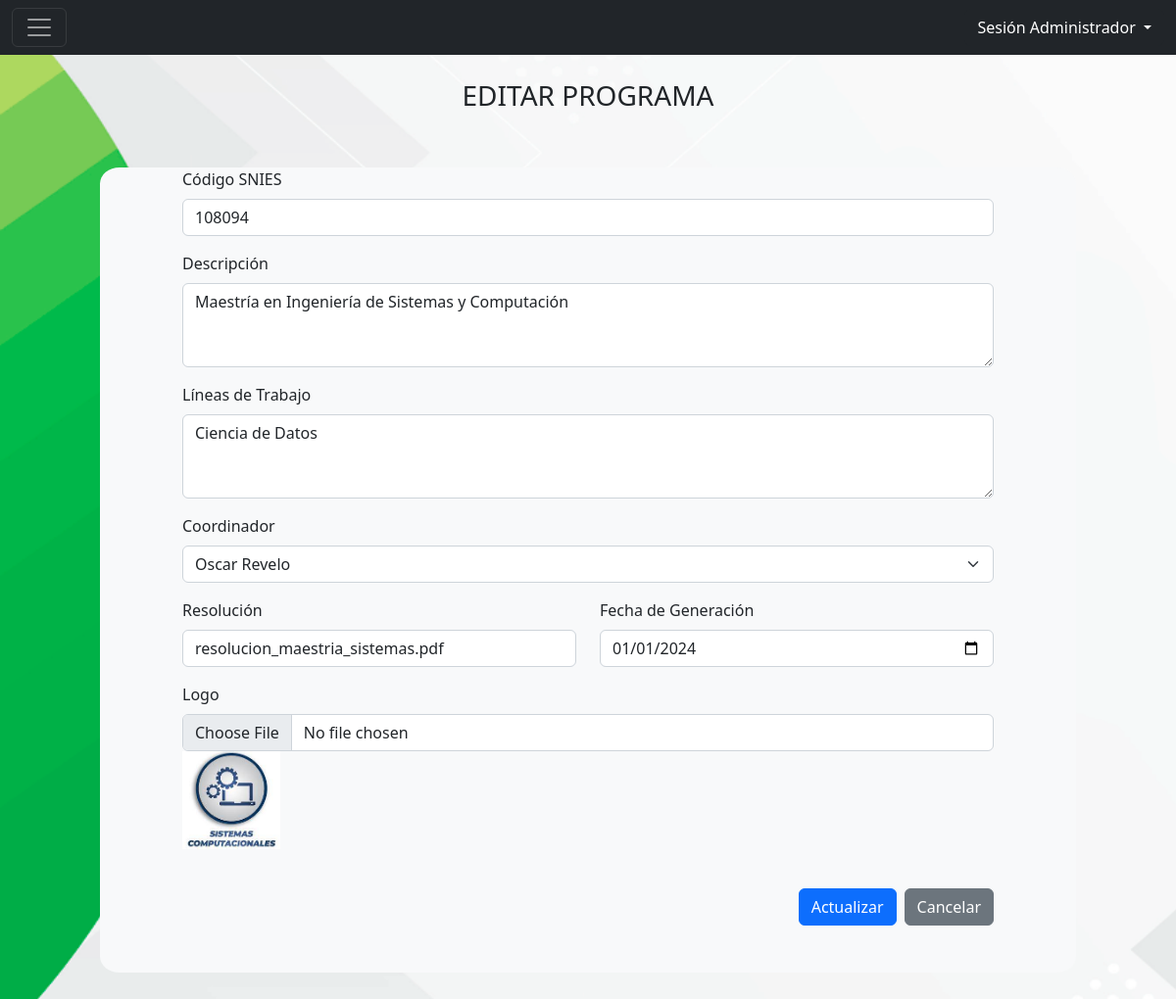
/Programa/editarPrograma.php?id_programa=2, run on the app's committed database.
### tables this page shows
CREATE TABLE `programas` (
  `id_programa` int(10) NOT NULL,
  `codigo_SNIES` varchar(20) NOT NULL,
  `descripcion` text DEFAULT NULL,
  `logo` varchar(255) DEFAULT NULL,
  `correo_contacto` varchar(70) DEFAULT NULL,
  `telefono_contacto` varchar(15) DEFAULT NULL,
  `lineas_trabajo` text DEFAULT NULL,
  `id_coordinador` int(10) NOT NULL,
  `resolucion` varchar(255) DEFAULT NULL,
  `fecha_generacion` date DEFAULT NULL
);

### Programa/editarPrograma.php (the view, shortened to what this page needs)
<?php
$id_programa = $_GET['id_programa'];
$conexion = conexion();
$query = mysqli_query($conexion, "SELECT * FROM programas WHERE id_programa = '$id_programa'");
$programa = mysqli_fetch_assoc($query);
        ?>
<!DOCTYPE html>
<html>
<head>
    <link rel="stylesheet" href="../css/style.css">
    <link href="https://cdn.jsdelivr.net/npm/bootstrap@5.2.0/dist/css/bootstrap.min.css" rel="stylesheet">
</head>
<body>
<div class="col-3">
    <nav class="navbar navbar-dark bg-dark fixed-top">
        <div class="container-fluid">
            <button class="navbar-toggler" type="button" data-bs-toggle="offcanvas" data-bs-target="#offcanvasDarkNavbar" aria-controls="offcanvasDarkNavbar">
                <span class="navbar-toggler-icon"></span>
            </button>
            <div class="btn-group">
                <button type="button" class="btn btn-dark dropdown-toggle" data-bs-toggle="dropdown" aria-expanded="false">
                    Sesión Administrador
                </button>
            </div>
        </div>
    </nav>
</div>
<div class="form_registro">
    <hr><br><br>
    <div class="container px-4">
        <h3 align="center">EDITAR PROGRAMA</h3>
        <div class="row">
            <div class="col py-5">
                <div class="mx-5 bg-light" style="border-radius: 2%; ">
                    <form action="" method="post" enctype="multipart/form-data">
                        <div class="row mb-3 needs-validation" novalidate>
                            <div class="col mx-5 px-5">
                                <div class="row mb-3">
                                    <div class="col">
                                        <label for="codigo_SNIES" class="form-label">Código SNIES</label>
                                        <input type="text" class="form-control" id="codigo_SNIES" name="codigo_SNIES" value="<?php echo htmlspecialchars($programa['codigo_SNIES']); ?>">
                                    </div>
                                </div>
                                <div class="row mb-3">
                                    <div class="col">
                                        <label for="descripcion" class="form-label">Descripción</label>
                                        <textarea class="form-control" id="descripcion" name="descripcion" rows="3"><?php echo htmlspecialchars($programa['descripcion']); ?></textarea>
                                    </div>
                                </div>
                                <div class="row mb-3">
                                    <div class="col">
                                        <label for="lineas_trabajo" class="form-label">Líneas de Trabajo</label>
                                        <textarea class="form-control" id="lineas_trabajo" name="lineas_trabajo" rows="3"><?php echo htmlspecialchars($programa['lineas_trabajo']); ?></textarea>
                                    </div>
                                </div>
                                <div class="row mb-3">
                                    <div class="col">
                                        <label for="id_coordinador" class="form-label">Coordinador</label>
                                        <select class="form-select" id="id_coordinador" name="id_coordinador">
                                            <?php
                                            $query_coordinadores = mysqli_query($conexion, "SELECT id_coordinador, nombre FROM coordinadores");
                                            if ($query_coordinadores) {
                                                while ($coordinador = mysqli_fetch_assoc($query_coordinadores)) {
                                                    $selected = ($coordinador['id_coordinador'] == $programa['id_coordinador']) ? 'selected' : '';
                                                    echo "<option value=\"{$coordinador['id_coordinador']}\" $selected>";
                                                    echo htmlspecialchars($coordinador['nombre']);
                                                    echo "</option>";
                                                }
                                            } else {
                                                echo "<option value=\"\">Error al cargar coordinadores</option>";
                                            }
                                            ?>
                                        </select>
                                    </div>
                                </div>
                                <div class="row mb-3">
                                    <div class="col">
                                        <label for="resolucion" class="form-label">Resolución</label>
                                        <input type="text" class="form-control" id="resolucion" name="resolucion" value="<?php echo htmlspecialchars($programa['resolucion']); ?>">
                                    </div>
                                    <div class="col">
                                        <label for="fecha_generacion" class="form-label">Fecha de Generación</label>
                                        <input type="date" class="form-control" id="fecha_generacion" name="fecha_generacion" value="<?php echo htmlspecialchars($programa['fecha_generacion']); ?>">
                                    </div>
                                </div>
                                <div class="row mb-3">
                                    <div class="col">
                                        <label for="logo" class="form-label">Logo</label>
                                        <input type="file" class="form-control" id="logo" name="logo">
                                        <?php if ($programa['logo']) { ?>
                                            <img src="<?php echo htmlspecialchars($programa['logo']); ?>" alt="Logo Actual" style="width:100px; height:auto;">
                                        <?php } ?>
                                    </div>
                                </div>
                                <br>
                                <div class="d-grid gap-2 d-md-flex justify-content-md-end">
                                    <button class="btn btn-primary" type="submit">Actualizar</button>
                                    <a href="listarPrograma.php" class="btn btn-secondary">Cancelar</a>
                                </div>
                                <br><br>
                            </div>
                        </div>
                    </form>
                </div>
            </div>
        </div>
    </div>
</body>
</html>

### Programa/editarPrograma.php (style rules this page uses)
body { background-image: url(../img/font.png); background-size: cover; }

### data on the page
programas: codigo_SNIES "108094", descripcion "Maestría en Ingeniería de Sistemas y Computación", lineas_trabajo "Ciencia de Datos", resolucion "resolucion_maestria_sistemas.pdf", fecha_generacion "01/01/2024", logo (picture)

### other printed values
form field id_coordinador "Oscar Revelo"
